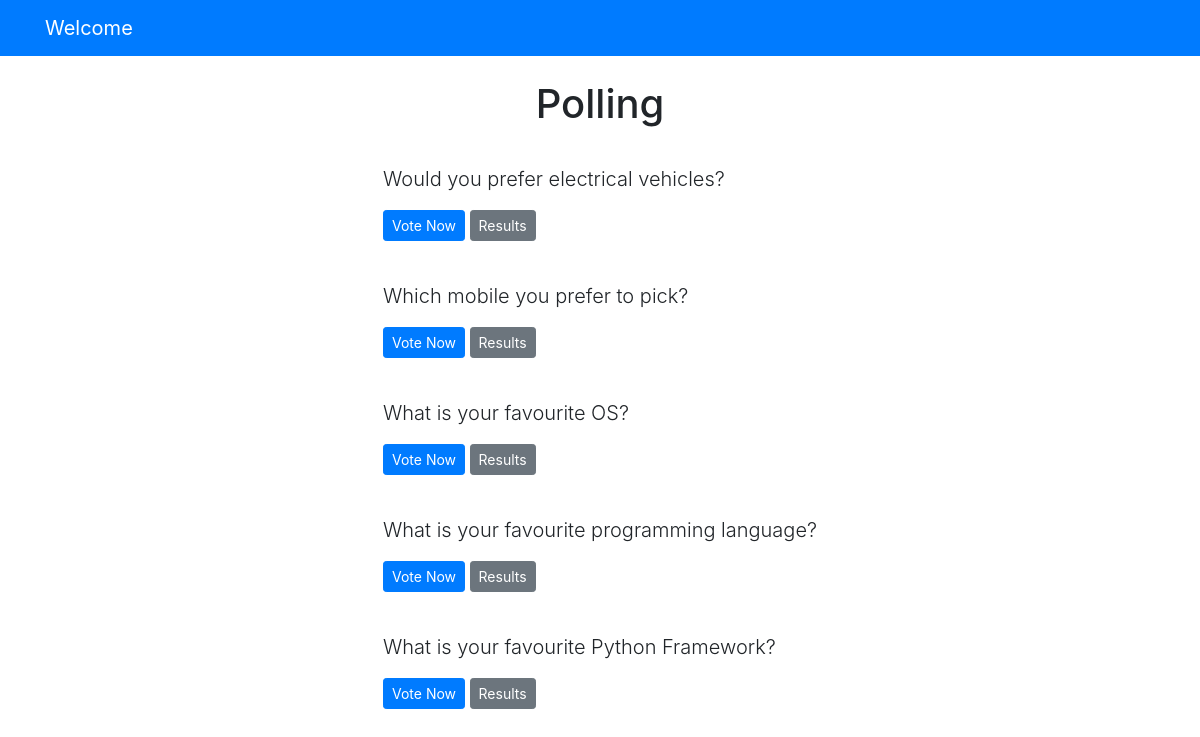
Screenshot of /polls/ with the database file from the repository.
### polls/models.py (models this page shows, shortened)
class Question(models.Model):
    question_text = models.CharField(max_length=200)
    pub_date = models.DateTimeField('date published')

### polls/views.py (the view)
# urls.py: path('', views.index, name='index'),
def index(request):
    latest_question_list = Question.objects.order_by('-pub_date')[:5]
    context = {'latest_question_list': latest_question_list}
    return render(request, 'polls/index.html', context)

### templates/polls/index.html
{% extends 'base.html' %}
{% block content %}
<h1 class="text-center mb-3">Polling</h1>
{% if latest_question_list %}
{% for question in latest_question_list %}
<div class="card-mb-3">
    <div class="card-body">
        <p class="lead">{{ question.question_text }}</p>
        <a href="{% url 'polls:detail' question.id %}" class="btn btn-primary btn-sm">Vote Now</a>
        <a href="{% url 'polls:results' question.id %}" class="btn btn-secondary btn-sm">Results</a>
    </div>
</div>
{% endfor %}
{% else %}
<p>No polls available</p>
{% endif %}
{% endblock %}

### rows the page displays
Question: question_text "Would you prefer electrical vehicles?"
Question: question_text "Which mobile you prefer to pick?"
Question: question_text "What is your favourite OS?"
Question: question_text "What is your favourite programming language?"
Question: question_text "What is your favourite Python Framework?"
